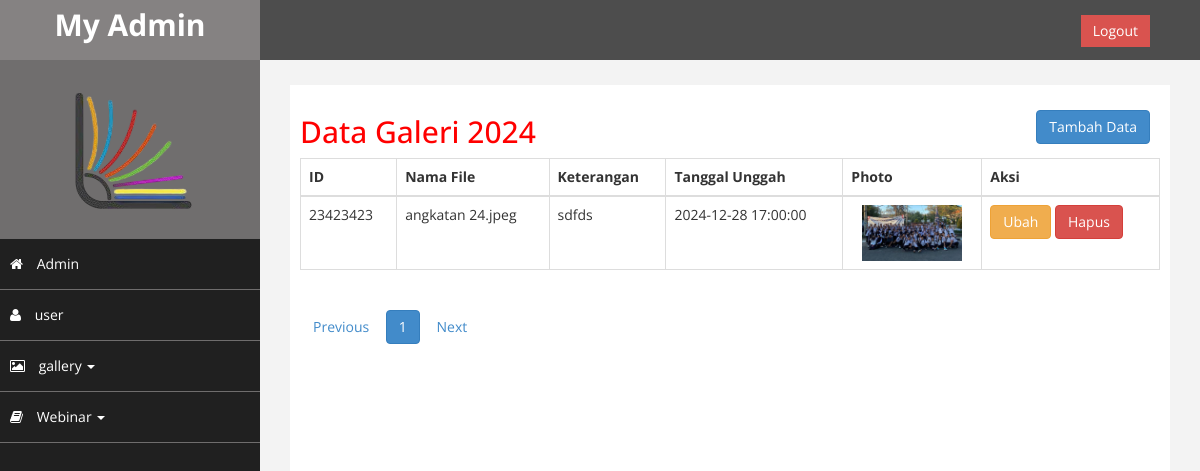
Screenshot of /admin1/index.php?hal=gallery2024 (signed in) with the database file from the repository.
### tables this page shows
CREATE TABLE `gallery2024` (
  `id` int(11) NOT NULL,
  `file_name` varchar(255) NOT NULL,
  `caption` varchar(255) NOT NULL,
  `uploaded_on` timestamp NULL DEFAULT CURRENT_TIMESTAMP
);

### admin1/gallery2024.php (the view, shortened to what this page needs)
<?php
$koneksi = new mysqli("localhost", "root", "", "webmi");
$limit = 10;
$page = isset($_GET['page']) ? (int) $_GET['page'] : 1;
$total_result = $koneksi->query("SELECT COUNT(*) as total FROM gallery2024");
$total_row = $total_result->fetch_assoc();
$total_entries = $total_row['total'];
$total_pages = ceil($total_entries / $limit);
?>
<div style="color: white; padding: 15px 10px 5px 50px; float: right; font-size: 16px;">
    <a href="index.php?hal=tambahgallery" class="btn btn-primary">Tambah Data</a>
</div>
<h2>Data Galeri 2024</h2>
<table class="table table-bordered">
    <thead>
        <tr>
            <th>ID</th>
            <th>Nama File</th>
            <th>Keterangan</th>
            <th>Tanggal Unggah</th>
            <th>Photo</th>
            <th>Aksi</th>
        </tr>
    </thead>
    <tbody>
        <?php
        $ambil_gallery_2024 = $koneksi->query("SELECT * FROM gallery2024");
        while ($gallery = $ambil_gallery_2024->fetch_assoc()) { ?>
            <tr>
                <td><?php echo $gallery['id']; ?></td>
                <td><?php echo $gallery['file_name']; ?></td>
                <td><?php echo $gallery['caption']; ?></td>
                <td><?php echo $gallery['uploaded_on']; ?></td>
                <td style="text-align: center;">
                    <img src="../uploads/<?php echo htmlspecialchars($gallery['file_name']); ?>"
                        alt="<?php echo htmlspecialchars($gallery['caption']); ?>"
                        style="max-width: 100px; max-height: 100px;">
                </td>
                <td>
                    <a href="index.php?hal=ubahgallery&id=<?php echo $gallery['id']; ?>&year=2024"
                        class="btn-warning btn">Ubah</a>
                    <a href="hapusgallery.php?id=<?php echo $gallery['id']; ?>&year=2024" class="btn-danger btn">Hapus</a>
                </td>
            </tr>
        <?php } ?>
    </tbody>
</table>
<div class="pagination">
    <a href="index.php?hal=gallery2024&page=<?php echo max(1, $page - 1); ?>" class="btn btn-secondary">Previous</a>
    <?php for ($i = 1; $i <= $total_pages; $i++): ?>
        <a href="index.php?hal=gallery2024&page=<?php echo $i; ?>"
            class="btn <?php echo ($i === $page) ? 'btn-primary' : 'btn-secondary'; ?>">
            <?php echo $i; ?>
        </a>
    <?php endfor; ?>
    <a href="index.php?hal=gallery2024&page=<?php echo min($total_pages, $page + 1); ?>"
        class="btn btn-secondary">Next</a>
</div>

### admin1/assets/css/custom.css (style rules this page uses)
body { font-family: 'Open Sans', sans-serif; }
h2 { color: #f00; }

### rows the page displays
gallery2024: id "23423423", file_name "angkatan 24.jpeg", caption "sdfds", uploaded_on "2024-12-28 17:00:00", file_name (picture)
